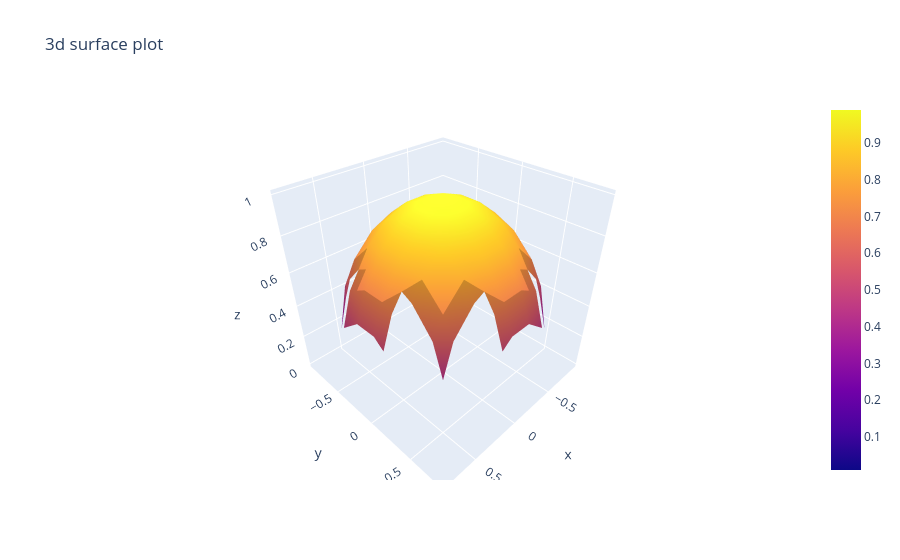

Source (notebook cell):
### Code cell
# 3d surface plot
# can not be crated using plotly express
# fro 3d surface plot we are going to use plotly group objects

x = np.linspace(-10,10,100)
y = np.linspace(-10,10,100)

xx , yy = np.meshgrid(x,y)

z = xx**2 + yy**2 
z = np.sin(xx) + np.cos(yy)
z = np.sqrt(1-xx**2-yy**2)

trace = go.Surface(x=x,y=y,z=z)

data = [trace]
layout  = go.Layout(title = "3d surface plot")

fig = go.Figure(data,layout)
fig.show()
